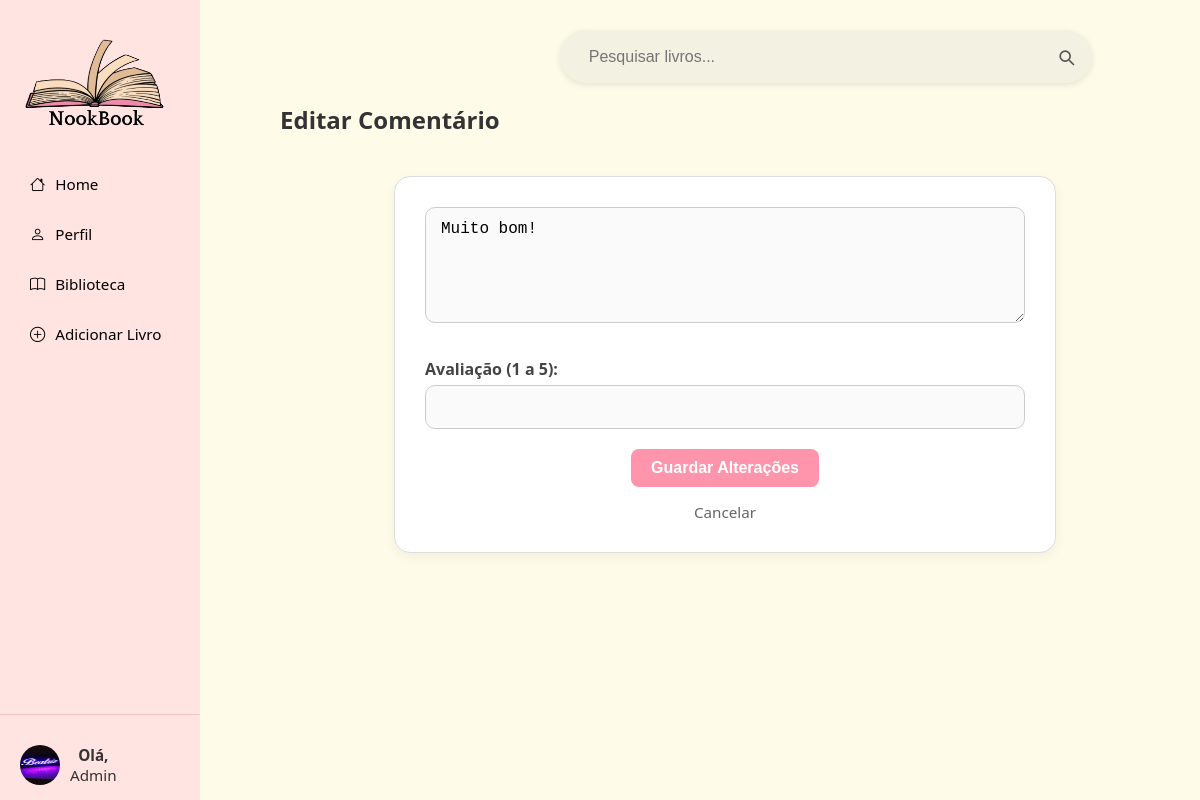
/avaliacao/17/editar/ (signed in), run on the app's committed database.
### nookbook/apps/Utilizadores/models.py (models this page shows, shortened)
class Utilizador(AbstractUser):
    nome = models.CharField(max_length=100, default="Utilizador")
    username = models.CharField(max_length=100, unique=True)
    email = models.EmailField(unique=True)
    biografia = models.CharField(max_length=1000, blank=True, null=True)
    foto_perfil = models.ImageField(upload_to=user_directory_path, blank=True, null=True)
    data_nascimento = models.DateField(blank=True, null=True)
    pais = models.CharField(max_length=100, blank=True, null=True)
    IDIOMAS_CHOICES = [
        ('pt', 'Português'),
        ('en', 'Inglês'),
        ('es', 'Espanhol'),
        ('fr', 'Francês'),
        ('de', 'Alemão'),
    ]
    idioma = models.CharField(max_length=10, choices=IDIOMAS_CHOICES, default='pt')
    generos_fav = models.ManyToManyField('Livros.Generos', blank=True, related_name='utilizadores')
    USERNAME_FIELD = "email"
    REQUIRED_FIELDS = ["username"]
    EMAIL_FIELD = "email"
    objects = UtilizadorManager()

### nookbook/apps/Livros/models.py (models this page shows, shortened)
class Avaliacao(models.Model):
    utilizador = models.ForeignKey('Utilizadores.Utilizador', on_delete=models.CASCADE)
    livro = models.ForeignKey('Livros.Livro', on_delete=models.CASCADE, related_name='avaliacoes')
    avaliacao = models.DecimalField(
        max_digits=3,
        decimal_places=1,
        validators=[MinValueValidator(1.0), MaxValueValidator(5.0)]
    )
    comentario = models.TextField(blank=True, null=True)
    data = models.DateTimeField(auto_now_add=True, null=True, blank=True)
    class Meta:
        constraints = [
            models.UniqueConstraint(fields=['utilizador', 'livro'], name='unique_avaliacao')
        ]

### nookbook/apps/Livros/views.py (the view)
# urls.py: path('avaliacao/<int:avaliacao_id>/editar/', views.editar_avaliacao, name='editar_avaliacao'),
@login_required
def editar_avaliacao(request, avaliacao_id):
    avaliacao = get_object_or_404(Avaliacao, id=avaliacao_id, utilizador=request.user)
    if request.method == 'POST':
        avaliacao.comentario = request.POST.get('comentario', '').strip()
        avaliacao.avaliacao = Decimal(request.POST.get('avaliacao'))
        avaliacao.save()
        messages.success(request, "Comentário atualizado com sucesso.")
        return redirect('detalhe_livro', livro_id=avaliacao.livro.id)
    return render(request, 'avaliacao_editar.html', {'avaliacao': avaliacao})

### nookbook/apps/Livros/templates/avaliacao_editar.html (shortened to what this page needs)
{% extends 'base.html' %}
{% load static %}
{% block extra_head %}
<link rel="stylesheet" href="{% static 'Livros/css/avaliacoes.css' %}">
{% endblock %}
{% block content %}
<h2>Editar Comentário</h2>
<form method="POST" class="formulario">
  <textarea name="comentario" rows="5" required>{{ avaliacao.comentario }}</textarea><br>
  <label for="avaliacao">Avaliação (1 a 5):</label>
  <input type="number" name="avaliacao" min="1" max="5" step="0.5" required value="{{ avaliacao.avaliacao }}"><br>
  <button type="submit" class="guardar">Guardar Alterações</button>
  <a href="{% url 'detalhe_livro' avaliacao.livro.id %}?voltar_para={{ request.path }}">Cancelar</a>
</form>
{% endblock %}

### nookbook/templates/base.html (shortened to what this page needs)
{% load static %}
<!DOCTYPE html>
<html lang="pt">
<head>
    <link rel="stylesheet" href="{% static 'css/styles.css' %}">
    <link href="https://cdn.jsdelivr.net/npm/bootstrap-icons/font/bootstrap-icons.css" rel="stylesheet">
    {% block extra_head %}{% endblock %}
</head>
<body>
<div class="container-menu">
    <aside id="sidebar" class="sidebar">
        <div class="top">
            <div class="logo">
                {% if user.is_authenticated %}
                    <a href="{% url 'inicio' %}">
                {% else %}
                    <a href="{% url 'pagina_inicial' %}">
                {% endif %}
                    <img src="{% static 'imagens/logo.png' %}" alt="Logo">
                    </a>
            </div>
        </div>
        <nav class="nav">
            <a href="{% if user.is_authenticated %}{% url 'inicio' %}{% else %}{% url 'pagina_login' %}{% endif %}" class="nav-item {% if request.resolver_match.url_name == 'inicio' %}active{% endif %}">
                <i class="bi bi-house"></i> Home
            </a>
            <a href="{% if user.is_authenticated %}{% url 'perfil' %}{% else %}{% url 'pagina_login' %}{% endif %}" class="nav-item {% if request.resolver_match.url_name == 'perfil' %}active{% endif %}">
                <i class="bi bi-person"></i> Perfil
            </a>
            <a href="{% if user.is_authenticated %}{% url 'pagina_biblioteca' %}{% else %}{% url 'pagina_login' %}{% endif %}" class="nav-item {% if request.resolver_match.url_name == 'pagina_biblioteca' %}active{% endif %}">
                <i class="bi bi-book"></i> Biblioteca
            </a>
            <a href="{% if user.is_authenticated %}{% url 'adicionar_livro' %}{% else %}{% url 'pagina_login' %}{% endif %}" class="nav-item {% if request.resolver_match.url_name == 'adicionar_livro' %}active{% endif %}">
                <i class="bi bi-plus-circle"></i> Adicionar Livro
            </a>
        </nav>
        <div class="bottom-profile">
            <a href="{% url 'perfil' %}" class="profile-link">
                {% if user.is_authenticated and user.foto_perfil %}
                <img src="{{ user.foto_perfil.url }}" alt="Perfil">
                {% else %}
                <img src="{% static 'imagens/profile_picture.png' %}" alt="Perfil">
                {% endif %}
                <div class="profile-info">
                    <strong>Olá,</strong><br>
                    <span>
                        {% if user.is_authenticated %}
                        {{ user.username }}
                        {% else %}
                        Visitante
                        {% endif %}
                    </span>
                </div>
            </a>
        </div>
    </aside>
    <main id="main-content">
        {% if not esconder_barra_pesquisa %}
        <div class="topo-detalhes-pesquisa">
            <form action="{% url 'pesquisar_livros' %}" method="get" class="barra-pesquisa-estilizada">
                <input type="text" name="q" placeholder="Pesquisar livros..." required>
                <button type="submit" aria-label="Pesquisar">
                    <svg xmlns="http://www.w3.org/2000/svg" width="20" height="20" fill="none" viewBox="0 0 24 24" stroke="currentColor">
                        <path stroke-linecap="round" stroke-linejoin="round" stroke-width="2" d="M21 21l-4.35-4.35M17 11a6 6 0 11-12 0 6 6 0 0112 0z"/>
                    </svg>
                </button>
            </form>
        </div>
        {% endif %}
        {% block content %}
        {% endblock %}
    </main>
</div>
</body>
</html>

### nookbook/static/css/styles.css (style rules this page uses)
body { font-family: 'Segoe UI', sans-serif; background-color: #fefce8; color: #333; padding-left: 50px; margin: 0; }
.container-menu { display: flex; min-height: 100vh; }
.sidebar { width: 200px; background-color: #ffe4e1; display: flex; flex-direction: column; justify-content: space-between; position: fixed; top: 0; left: 0; bottom: 0; z-index: 1000; transition: transform 0.3s ease; overflow-y: auto; height: 100%; }
.sidebar .top { padding: 20px; display: flex; align-items: center; justify-content: center; }
.sidebar .logo img { height: 100px; }
.nav { flex-grow: 1; }
.nav-item { display: flex; align-items: center; padding: 15px 5px 15px 10px; margin: 0 20px; text-decoration: none; color: #000; border-radius: 12px; transition: background-color 0.2s, box-shadow 0.2s; }
.nav-item i { margin-right: 10px; }
.bottom-profile { display: flex; align-items: center; padding: 15px 20px; border-top: 1px solid #f1c5c5; }
.bottom-profile img { width: 40px; height: 40px; border-radius: 50%; margin-right: 10px; }
.profile-link { display: flex; align-items: center; text-decoration: none; color: inherit; }
#main-content { margin-left: 200px; padding: 30px; width: calc(100% - 200px); box-sizing: border-box; }
.barra-pesquisa-estilizada { display: flex; align-items: center; background-color: #f3f1e2; border-radius: 999px; padding: 0.6rem 1rem; box-shadow: 0 2px 6px rgba(0, 0, 0, 0.1); max-width: 500px; width: 100%; min-width: 240px; gap: 8px; margin-bottom: 20px; margin-left: 280px; }
.barra-pesquisa-estilizada input { flex: 1; border: none; background: transparent; padding: 0.5rem 0.8rem; font-size: 1rem; outline: none; color: #333; }
.barra-pesquisa-estilizada button { background: none; border: none; cursor: pointer; color: #555; padding: 0; display: flex; align-items: center; font-size: 1.2rem; }

### nookbook/apps/Livros/static/Livros/css/avaliacoes.css (style rules this page uses)
.formulario { max-width: 600px; margin: 40px auto; padding: 30px; background-color: #fff; border: 1px solid #ddd; border-radius: 16px; box-shadow: 0 4px 12px rgba(0, 0, 0, 0.05); font-family: "Segoe UI", sans-serif; }
textarea, input[type="number"] { width: 100%; padding: 12px 15px; margin-bottom: 20px; font-size: 1rem; border: 1px solid #ccc; border-radius: 10px; background-color: #fafafa; transition: border-color 0.3s ease; box-sizing: border-box; }
label { font-weight: 600; display: block; margin: 10px 0 5px; color: #444; }
.guardar { background-color: #ff95ac; color: white; border: none; padding: 10px 20px; font-size: 1rem; font-weight: bold; border-radius: 8px; cursor: pointer; transition: background-color 0.3s ease; display: block; margin: 0 auto; width: fit-content; min-width: 160px; }
a { display: block; margin-top: 15px; text-align: center; color: #666; font-size: 0.95rem; text-decoration: none; }

### data on the page
Utilizador: foto_perfil (picture), username "Admin"
Avaliacao: comentario "Muito bom!"
